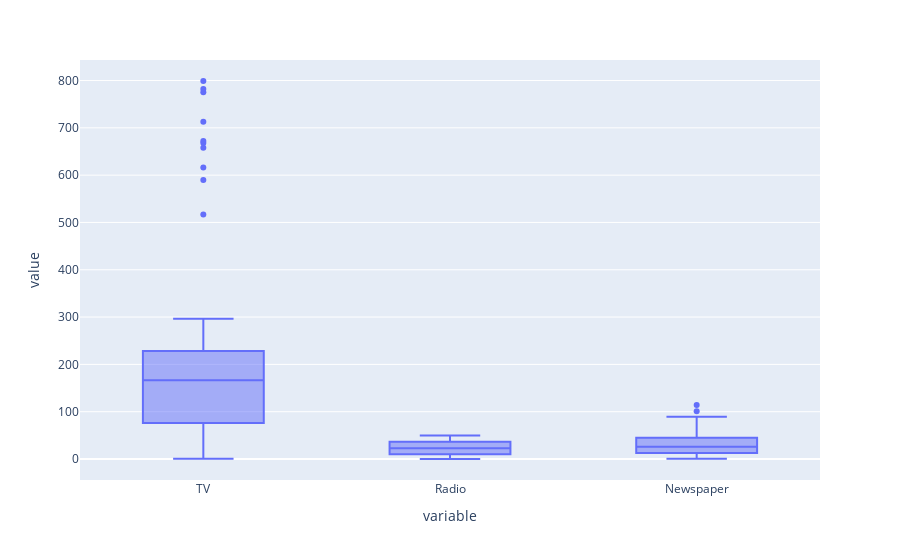

The notebook cell this image was saved under:
### Code cell
fig = px.box(sales_data, y=["TV", "Radio", 'Newspaper'])
fig.show()

### Figure 1 — Plotly figure (JSON) as saved in the notebook; plotly's stock layout.template omitted (floating-point values rounded to 4 significant figures; data arrays with more than 128 entries replaced by an {"elided": "..."} marker saying what was removed)
{"data": [{"alignmentgroup": "True", "hovertemplate": "variable=%{x}<br>value=%{y}<extra></extra>", "legendgroup": "", "marker": {"color": "#636efa"}, "name": "", "notched": false, "offsetgroup": "", "orientation": "v", "showlegend": false, "type": "box", "x": {"elided": "600 str values"}, "x0": " ", "xaxis": "x", "y": {"elided": "600 float values"}, "y0": " ", "yaxis": "y"}], "layout": {"boxmode": "group", "legend": {"tracegroupgap": 0}, "margin": {"t": 60}, "xaxis": {"anchor": "y", "domain": [0, 1], "title": {"text": "variable"}}, "yaxis": {"anchor": "x", "domain": [0, 1], "title": {"text": "value"}}}}
